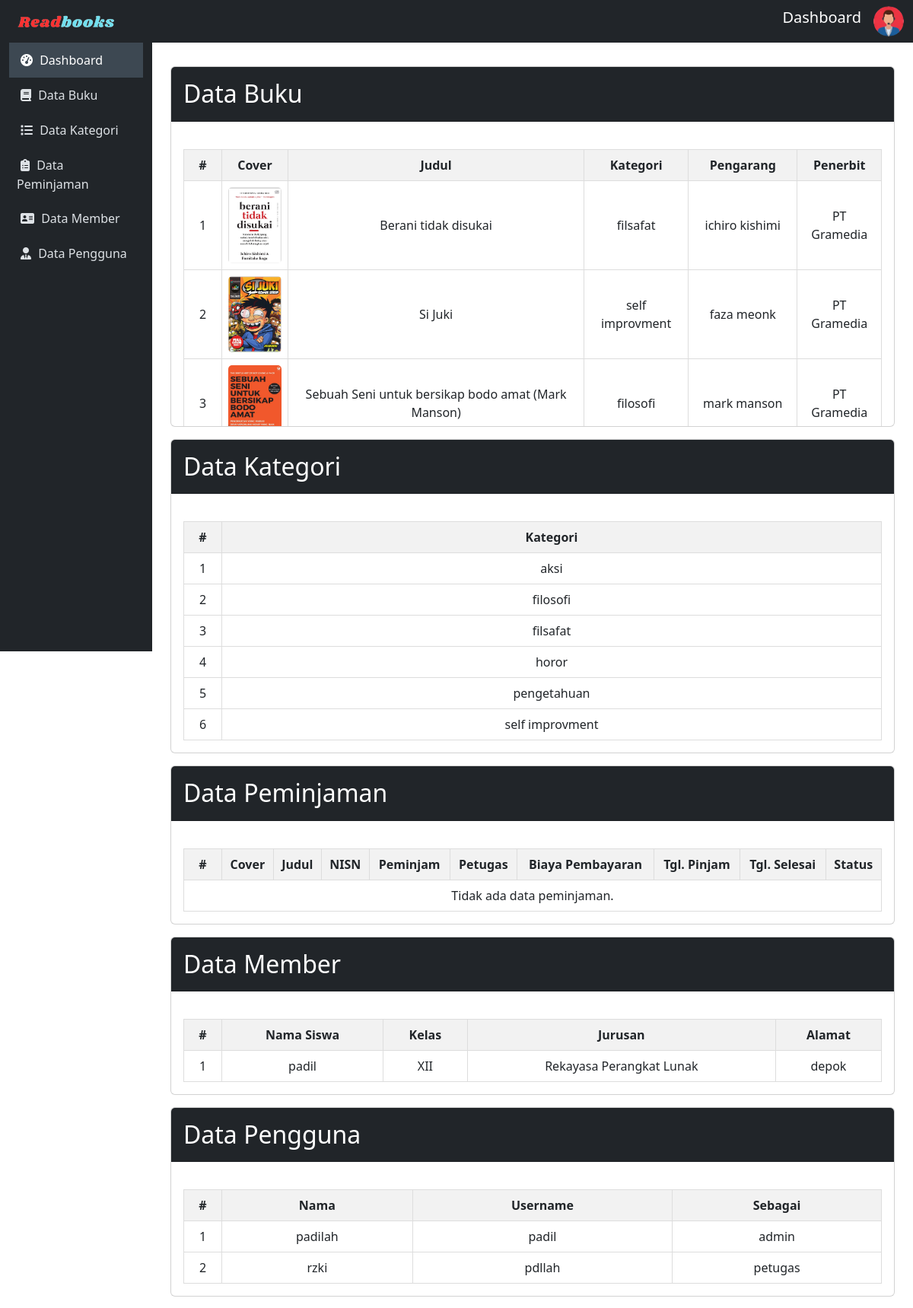
The app's page /admin/index.php with its own data.
### tables this page shows
CREATE TABLE `buku` (
  `cover` varchar(250) NOT NULL,
  `id_buku` varchar(10) NOT NULL,
  `judul` varchar(50) NOT NULL,
  `kategori` varchar(50) NOT NULL,
  `pengarang` varchar(50) NOT NULL,
  `penerbit` varchar(50) NOT NULL,
  `thn_terbit` date NOT NULL,
  `jml_halaman` int(50) NOT NULL,
  `deskripsi` varchar(250) NOT NULL,
  `isi_buku` varchar(250) NOT NULL
);

CREATE TABLE `kategori_buku` (
  `kategori` varchar(50) NOT NULL
);

CREATE TABLE `member` (
  `nisn` varchar(50) NOT NULL,
  `nama` varchar(50) NOT NULL,
  `password` varchar(50) NOT NULL,
  `kelas` varchar(50) NOT NULL,
  `jurusan` varchar(50) NOT NULL,
  `alamat` varchar(50) NOT NULL
);

CREATE TABLE `user` (
  `id` int(10) NOT NULL,
  `nama` varchar(50) NOT NULL,
  `username` varchar(50) NOT NULL,
  `password` varchar(50) NOT NULL,
  `no_telp` varchar(50) NOT NULL,
  `sebagai` varchar(50) NOT NULL
);

### config/config.php (called while the page is built, shortened)
<?php
$host = "127.0.0.1";
$username = "root";
$password = "";
$database_name = "ukk_padil";
$connection = mysqli_connect($host, $username, $password, $database_name);
function queryReadData($dataKategori)
{
  global $connection;
  $result = mysqli_query($connection, $dataKategori);
  $items = [];
  while ($item = mysqli_fetch_assoc($result)) {
    $items[] = $item;
  }
  return $items;
}
?>

### admin/index.php (the view, shortened to what this page needs)
<?php
include "../config/config.php";
$databuku = queryReadData("SELECT * FROM buku order by id_buku DESC");
$datakategori = queryReadData("SELECT * FROM kategori_buku order by kategori ASC");
$datasiswa = queryReadData("SELECT * FROM member order by nama, jurusan, kelas ASC");
$datapengguna = queryReadData("SELECT * FROM user order by sebagai, nama ASC");
$peminjaman = queryReadData("SELECT peminjaman.id, peminjaman.id_buku, buku.cover, buku.judul, peminjaman.nisn, member.nama, user.username, peminjaman.tgl_pinjam, peminjaman.tgl_kembali, peminjaman.status, peminjaman.harga
FROM peminjaman
INNER JOIN buku ON peminjaman.id_buku = buku.id_buku
INNER JOIN member ON peminjaman.nisn = member.nisn
INNER JOIN user ON peminjaman.id_user = user.id
order by peminjaman.status ASC");
?>
<!DOCTYPE html>
<html lang="en">
<head>
    <link href="https://cdn.jsdelivr.net/npm/bootstrap@5.3.2/dist/css/bootstrap.min.css" rel="stylesheet">
</head>
<body>
    <nav class="navbar navbar-expand-lg navbar-dark sticky-top">
        <div class="container-fluid">
            <a class="navbar-brand" href="index.php"><img src="../assets/readbook.png" width="150px"></a>
            <div class="collapse navbar-collapse" id="mynavbar">
                <ul class="navbar-nav ms-auto">
                    <li class="nav-item text-center">
                        <span class="navbar-brand">Dashboard</span>
                    </li>
                    <li class="nav-item">
                        <i id="profile-icon" class="bi bi-person-circle text-light" data-bs-toggle="dropdown">
                            <img src="../assets/adminLogo.png" alt="Avatar Logo" style="width:40px;" class="rounded-pill"></i>
                    </li>
                </ul>
            </div>
        </div>
    </nav>
    <div class="container-fluid">
        <div class="row">
            <nav id="sidebar" class="col-md-3 col-lg-2 d-md-block position-fixed vh-100">
                <div class="position-sticky">
                    <ul class="nav flex-column">
                        <li class="nav-item">
                            <a class="nav-link active" href="index.php">
                               <i class="fa fa-dashboard" style="margin: 5px;"></i>
                                Dashboard
                            </a>
                        </li>
                        <li class="nav-item">
                            <a class="nav-link" href="buku/data-buku.php">
                            <i class="fa fa-book" style="margin: 5px;"></i>
                                Data Buku
                            </a>
                        </li>
                        <li class="nav-item">
                            <a class="nav-link" href="kategori/data-kategori.php">
                            <i class="fa fa-list" style="margin: 5px;"></i>
                                Data Kategori
                            </a>
                        </li>
                        <li class="nav-item">
                            <a class="nav-link" href="peminjaman/data-peminjaman.php">
                            <i class="fas fa-clipboard-list" style="margin: 5px;"></i>
                                Data Peminjaman
                            </a>
                        </li>
                        <li class="nav-item">
                            <a class="nav-link" href="member/data-member.php">
                            <i class="fa fa-address-card" style="margin: 5px;"></i>
                                Data Member
                            </a>
                        </li>
                        <li class="nav-item">
                            <a class="nav-link" href="akun/pengguna.php">
                            <i class="fas fa-user-tie" style="margin: 5px;"></i>
                                Data Pengguna
                            </a>
                        </li>
                    </ul>
                </div>
            </nav>
            <main id="content" class="col-md-9 ms-sm-auto col-lg-10 px-md-4">
                        <div class="card mt-3">
                            <div class="card-header bg-dark text-white">
                                <h2 class="mt-2">Data Buku</h2>
                            </div>
                            <div class="card-body scrollable-card">
                                <table>
                                    <thead>
                                        <tr class="text-center">
                                            <th style="width:50px;">#</th>
                                            <th>Cover</th>
                                            <th>Judul</th>
                                            <th>Kategori</th>
                                            <th>Pengarang</th>
                                            <th>Penerbit</th>
                                        </tr>
                                    </thead>
                                    <tbody>
                                        <?php
                                        $no = 1;
                                        foreach ($databuku as $item) : ?>
                                            <tr>
                                                <td style="width:50px;"><?= $no++; ?></td>
                                                <td><img src="../assets/imgDB/<?= $item['cover']; ?>" alt="" width="70px" height="100px" style="border-radius: 5px;"></td>
                                                <td><?= $item["judul"]; ?></td>
                                                <td><?= $item["kategori"]; ?></td>
                                                <td><?= $item["pengarang"]; ?></td>
                                                <td><?= $item["penerbit"]; ?></td>
                                            </tr>
                                        <?php endforeach; ?>
                                    </tbody>
                                </table>
                            </div>
                        </div>
                        <div class="card mt-3">
                            <div class="card-header bg-dark text-white">
                                <h2 class="mt-2">Data Kategori</h2>
                            </div>
                            <div class="card-body scrollable-card">
                                <table>
                                    <thead>
                                        <tr>
                                            <th style="width:50px;">#</th>
                                            <th>Kategori</th>
                                        </tr>
                                    </thead>
                                    <tbody>
                                        <?php
                                        $no = 1;
                                        foreach ($datakategori as $item) :
                                        ?>
                                            <tr>
                                                <td style="width:50px;"><?= $no++; ?></td>
                                                <td><?= $item["kategori"]; ?></td>
                                            </tr>
                                        <?php endforeach; ?>
                                    </tbody>
                                </table>
                            </div>
                        </div>
                        <div class="card mt-3">
                            <div class="card-header bg-dark text-white">
                                <h2 class="mt-2">Data Peminjaman</h2>
                            </div>
                            <div class="card-body scrollable-card">
                                <table>
                                    <thead>
                                        <tr>
                                            <th style="width:50px;">#</th>
                                            <th>Cover</th>
                                            <th>Judul</th>
                                            <th>NISN</th>
                                            <th>Peminjam</th>
                                            <th>Petugas</th>
                                            <th>Biaya Pembayaran</th>
                                            <th>Tgl. Pinjam</th>
                                            <th>Tgl. Selesai</th>
                                            <th>Status</th>
                                        </tr>
                                    </thead>
                                    <tbody>
                                        <?php
                                        $no = 1;
                                        if (isset($peminjaman) && is_array($peminjaman) && count($peminjaman) > 0) {
                                            foreach ($peminjaman as $item) :
                                        ?>
                                                <tr>
                                                    <td style="width:50px;"><?= $no++; ?></td>
                                                    <td><img src="../assets/imgDB/<?= $item['cover']; ?>" alt="" width="70px" height="100px" style="border-radius: 5px;"></td>
                                                    <td><?= $item['judul']; ?></td>
                                                    <td><?= $item['nisn']; ?></td>
                                                    <td><?= $item['nama']; ?></td>
                                                    <td><?= $item['username']; ?></td>
                                                    <td><?= $item['harga']; ?></td>
                                                    <td><?= $item['tgl_pinjam']; ?></td>
                                                    <td><?= $item['tgl_kembali']; ?></td>
                                                    <td><?php
                                                        $statusClass = '';
                                                        if ($item['status'] == 0) {
                                                            $statusText = 'Menunggu Persetujuan';
                                                            $statusClass = 'text-warning';
                                                        } elseif ($item['status'] == 1) {
                                                            $statusText = 'Telah Disetujui';
                                                            $statusClass = 'text-primary';
                                                        } elseif ($item['status'] == 2) {
                                                            $statusText = 'Tidak Disetujui';
                                                            $statusClass = 'text-danger';
                                                        } else {
                                                            $statusText = 'Telah Dinonaktifkan';
                                                            $statusClass = 'text-secondary';
                                                        }
                                                        ?>
                                                        <span class="<?php echo $statusClass; ?>"><?php echo $statusText; ?></span>
                                                    </td>
                                                </tr>
                                        <?php endforeach;
                                        } else {
                                            echo '<tr><td colspan="10">Tidak ada data peminjaman.</td></tr>';
                                        } ?>
                                    </tbody>
                                </table>
                            </div>
                        </div>
                        <div class="card mt-3">
                            <div class="card-header bg-dark text-white">
                                <h2 class="mt-2">Data Member</h2>
                            </div>
                            <div class="card-body scrollable-card">
                                <table>
                                    <thead>
                                        <tr>
                                            <th style="width:50px;">#</th>
                                            <th>Nama Siswa</th>
                                            <th>Kelas</th>
                                            <th>Jurusan</th>
                                            <th>Alamat</th>
                                        </tr>
                                    </thead>
                                    <tbody>
                                        <?php
                                        $no = 1;
                                        foreach ($datasiswa as $item) :
                                        ?>
                                            <tr>
                                                <td style="width:50px;"><?= $no++; ?></td>
                                                <td><?= $item["nama"]; ?></td>
                                                <td><?= $item["kelas"]; ?></td>
                                                <td><?= $item["jurusan"]; ?></td>
                                                <td><?= $item["alamat"]; ?></td>
                                            </tr>
                                        <?php endforeach; ?>
                                    </tbody>
                                </table>
                            </div>
                        </div>
                <div class="card mt-3">
                    <div class="card-header bg-dark text-white">
                        <h2 class="mt-2">Data Pengguna</h2>
                    </div>
                    <div class="card-body scrollable-card">
                        <table>
                            <thead>
                                <tr>
                                    <th style="width:50px;">#</th>
                                    <th>Nama</th>
                                    <th>Username</th>
                                    <th>Sebagai</th>
                                </tr>
                            </thead>
                            <tbody>
                                <?php
                                $no = 1;
                                foreach ($datapengguna as $item) :
                                ?>
                                    <tr>
                                        <td style="width:50px;"><?= $no++; ?></td>
                                        <td><?= $item['nama']; ?></td>
                                        <td><?= $item['username']; ?></td>
                                        <td><?= $item['sebagai']; ?></td>
                                    </tr>
                                <?php endforeach; ?>
                            </tbody>
                        </table>
                    </div>
                </div>
            </main>
        </div>
    </div>
</body>
</html>

### records on screen
buku: cover (picture), judul "Berani tidak disukai", kategori "filsafat", pengarang "ichiro kishimi", penerbit "PT Gramedia"
buku: cover (picture), judul "Si Juki", kategori "self improvment", pengarang "faza meonk", penerbit "PT Gramedia"
buku: cover (picture), judul "Sebuah Seni untuk bersikap bodo amat (Mark Manson)", kategori "filosofi", pengarang "mark manson", penerbit "PT Gramedia"
kategori_buku: kategori "aksi"
kategori_buku: kategori "filosofi"
kategori_buku: kategori "filsafat"
kategori_buku: kategori "horor"
kategori_buku: kategori "pengetahuan"
kategori_buku: kategori "self improvment"
member: nama "padil", kelas "XII", jurusan "Rekayasa Perangkat Lunak", alamat "depok"
user: nama "padilah", username "padil", sebagai "admin"
user: nama "rzki", username "pdllah", sebagai "petugas"
